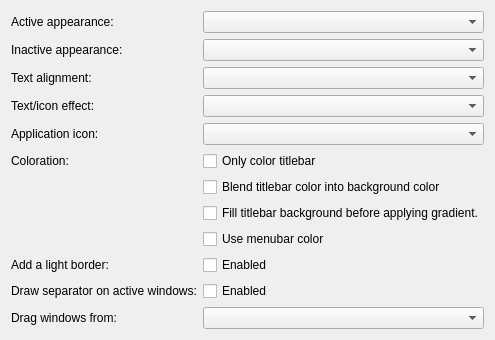
     <widget class="QWidget" name="page_10">
      <layout class="QFormLayout" name="formLayout_15">
       <item row="0" column="0">
        <widget class="QLabel" name="label_23">
         <property name="text">
          <string>Active appearance:</string>
         </property>
        </widget>
       </item>
       <item row="0" column="1">
        <widget class="QComboBox" name="titlebarAppearance">
         <property name="toolTip">
          <string>&lt;p&gt;Controls the gradient applied to the titlebar of active windows.</string>
         </property>
        </widget>
       </item>
       <item row="1" column="0">
        <widget class="QLabel" name="label_28">
         <property name="text">
          <string>Inactive appearance:</string>
         </property>
        </widget>
       </item>
       <item row="1" column="1">
        <widget class="QComboBox" name="inactiveTitlebarAppearance">
         <property name="toolTip">
          <string>&lt;p&gt;Controls the gradient applied to the titlebar of inactive windows.</string>
         </property>
        </widget>
       </item>
       <item row="2" column="0">
        <widget class="QLabel" name="label_31">
         <property name="text">
          <string>Text alignment:</string>
         </property>
        </widget>
       </item>
       <item row="2" column="1">
        <widget class="QComboBox" name="titlebarAlignment">
         <property name="toolTip">
          <string>&lt;p&gt;Controls the alignment of the titlebar text. 'Center (full width)' means that the text is centered in the middle of the complete titlebar, whereas with 'Center (between controls)' the text is centered between the window controls to the left and right.</string>
         </property>
        </widget>
       </item>
       <item row="3" column="0">
        <widget class="QLabel" name="label_74">
         <property name="text">
          <string>Text/icon effect:</string>
         </property>
        </widget>
       </item>
       <item row="3" column="1">
        <widget class="QComboBox" name="titlebarEffect">
         <property name="toolTip">
          <string>&lt;p&gt;Controls the 'effect' applied to the text and icons - shadow, etching, or none.</string>
         </property>
        </widget>
       </item>
       <item row="4" column="0">
        <widget class="QLabel" name="label_43">
         <property name="text">
          <string>Application icon:</string>
         </property>
        </widget>
       </item>
       <item row="4" column="1">
        <widget class="QComboBox" name="titlebarIcon">
         <property name="toolTip">
          <string>&lt;p&gt;Controls where the application's icon should be drawn on the titlebar. If 'Place on menu button' is selected, then the icon takes place of the menu button.</string>
         </property>
        </widget>
       </item>
       <item row="5" column="0">
        <widget class="QLabel" name="label_27">
         <property name="text">
          <string>Coloration:</string>
         </property>
        </widget>
       </item>
       <item row="5" column="1">
        <widget class="QCheckBox" name="windowBorder_colorTitlebarOnly">
         <property name="toolTip">
          <string>&lt;p&gt;If enabled, only the titlebar, and not the border, of windows will be colored.</string>
         </property>
         <property name="text">
          <string>Only color titlebar</string>
         </property>
        </widget>
       </item>
       <item row="6" column="1">
        <widget class="QCheckBox" name="windowBorder_blend">
         <property name="toolTip">
          <string>&lt;p&gt;If enabled, the background color will be used as the last part of the titlebar gradient.</string>
         </property>
         <property name="text">
          <string>Blend titlebar color into background color</string>
         </property>
        </widget>
       </item>
       <item row="7" column="1">
        <widget class="QCheckBox" name="windowBorder_fill">
         <property name="toolTip">
          <string>&lt;p&gt;If enabled, before drawing the titlebar gradient, it will be filled with the background colour/gradient.</string>
         </property>
         <property name="text">
          <string>Fill titlebar background before applying gradient.</string>
         </property>
        </widget>
       </item>
       <item row="8" column="1">
        <widget class="QCheckBox" name="windowBorder_menuColor">
         <property name="toolTip">
          <string>&lt;p&gt;If enabled, the the configured menubar color will be used for windows that have menubars.</string>
         </property>
         <property name="text">
          <string>Use menubar color</string>
         </property>
        </widget>
       </item>
       <item row="9" column="0">
        <widget class="QLabel" name="label_55">
         <property name="text">
          <string>Add a light border:</string>
         </property>
        </widget>
       </item>
       <item row="9" column="1">
        <widget class="QCheckBox" name="windowBorder_addLightBorder">
         <property name="toolTip">
          <string>&lt;p&gt;If enabled, a 1 pixel light border is added to the top and left of the window.</string>
         </property>
         <property name="text">
          <string>Enabled</string>
         </property>
        </widget>
       </item>
       <item row="10" column="0">
        <widget class="QLabel" name="label_55b">
         <property name="text">
          <string>Draw separator on active windows:</string>
         </property>
        </widget>
       </item>
       <item row="10" column="1">
        <widget class="QCheckBox" name="windowBorder_separator">
         <property name="toolTip">
          <string>&lt;p&gt;If enabled, a separator is drawn between the titlebar and window.</string>
         </property>
         <property name="text">
          <string>Enabled</string>
         </property>
        </widget>
       </item>
       <item row="11" column="0">
        <widget class="QLabel" name="label_92">
         <property name="text">
          <string>Drag windows from:</string>
         </property>
        </widget>
       </item>
       <item row="11" column="1">
        <widget class="QComboBox" name="windowDrag"/>
       </item>
      </layout>
     </widget>
